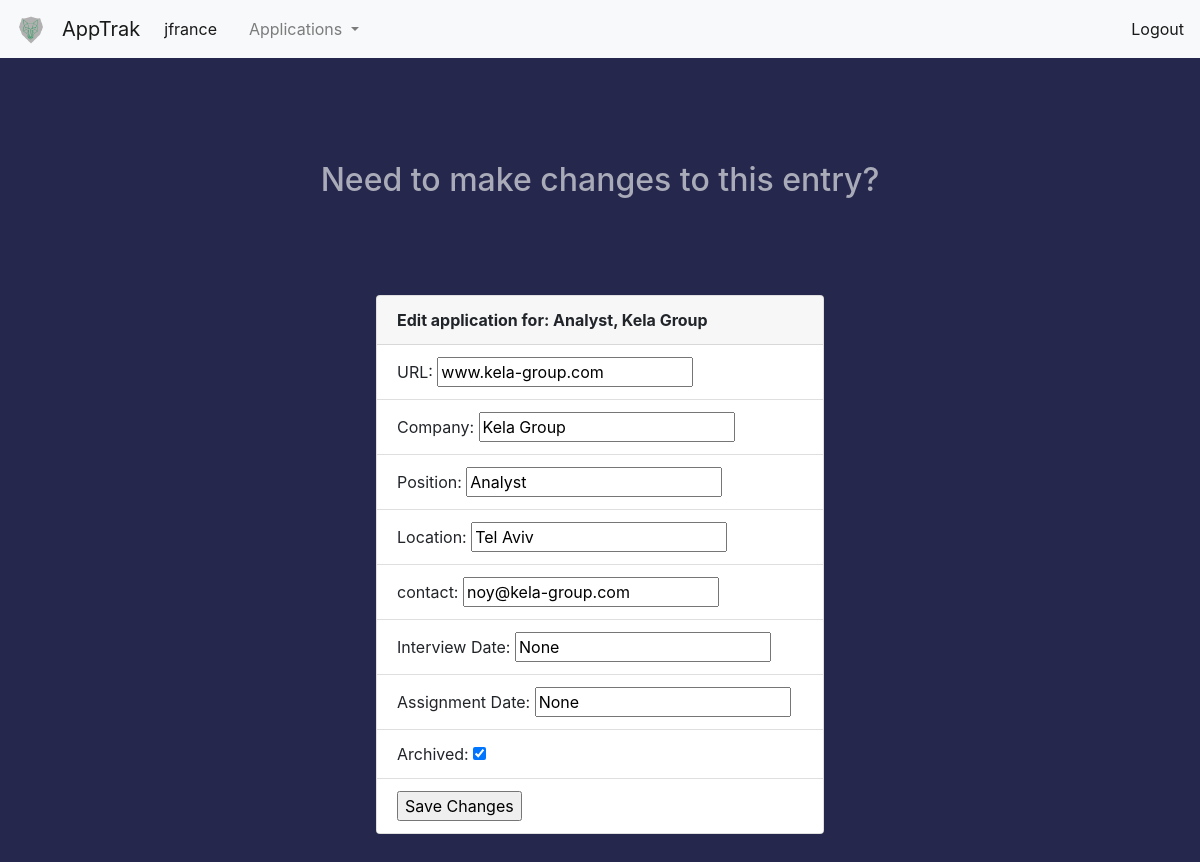
Page /total-app-edit/7 (signed in) on the committed database.
### apptrak/blueprints/auth/models.py (models this page shows, shortened)
class User(UserMixin, db.Model):
    id = db.Column(db.Integer, primary_key=True)
    name = db.Column(db.String(100))
    username = db.Column(db.String, unique=True)
    email = db.Column(db.String, unique=True)
    password = db.Column(db.String(40))
    job_applications = db.relationship('JobApplication', backref='user')

### apptrak/blueprints/jobapps/models.py (models this page shows, shortened)
class JobApplication(db.Model):
    id = db.Column(db.Integer, primary_key=True)
    date_added = db.Column(db.Date)
    company = db.Column(db.String(30))
    position = db.Column(db.String(50))
    location = db.Column(db.String(50))
    url = db.Column(db.String, unique=True)
    contact = db.Column(db.String)
    interview = db.Column(db.Boolean)
    called_back = db.Column(db.Boolean, default=False)
    interview_date = db.Column(db.String)
    assignment = db.Column(db.Boolean, default=False)
    assignment_date = db.Column(db.String)
    archived = db.Column(db.Boolean, default=False)
    top_job = db.Column(db.Boolean, default=False)                            # TODO irrelevent column, delete when upgrading db
    user_id = db.Column(db.Integer, db.ForeignKey('user.id'))
    @classmethod
    def get_job(cls, job_id):
        job = cls.query.filter_by(id=job_id).first()
        return job

### apptrak/blueprints/jobapps/views.py (the view, shortened to what this page needs)
@jobapps.route('/total-app-edit/<app_id>', methods=['GET', 'POST'])
@login_required
def total_app_edit(app_id):
    job_object = JobApplication.get_job(app_id)
    return flask.render_template('edit-app-info.html', app=job_object)

### apptrak/blueprints/auth/models.py (called while the page is built)
@login_mgr.user_loader
def load_user(user_id):
    return User.query.get(user_id)

### apptrak/blueprints/jobapps/templates/edit-app-info.html (shortened to what this page needs)
{% extends 'base.html' %}
{% block body %}
    <h2 class="card_wrapper">Need to make changes to this entry?</h2>
     <form action="/total-app-edit/{{ app.id }}" method="post">
        <div class="card_wrapper">
            <div class="card d-flex justify-content-center" style="width: 28rem;">
                <div class="card-header">
                    <b>Edit application for: {{ app.position }}, {{ app.company }}</b>
                </div>
                <ul class="list-group list-group-flush">
                    <li class="list-group-item">URL:     <input type="text" id="url" name="url" value="{{ app.url }}"></li>
                    <li class="list-group-item">Company: <input type="text" id="company" name="company" value="{{ app.company }}"></li>
                    <li class="list-group-item">Position: <input type="text" id="position" name="position" value="{{ app.position }}"></li>
                    <li class="list-group-item">Location: <input type="text" id="location" name="location" value="{{ app.location }}"></li>
                    <li class="list-group-item">contact: <input type="text" id="contact" name="contact" value="{{ app.contact }}"></li>
                    <li class="list-group-item">Interview Date: <input type="text" id="interview_date" name="interview_date" value="{{ app.interview_date }}"> </li>
                    <li class="list-group-item">Assignment Date: <input type="text" id="assignment_date" name="assignment_date" value="{{ app.assignment_date }}"></li>
                    <li class="list-group-item">Archived: <input type="checkbox" id="archived" name="archived" {% if app.called_back %}checked{% endif %}></li>
                    <li class="list-group-item"><input type="submit" value="Save Changes"> </li>
                 </ul>
             </div>
        </div>
    </form>
{% endblock %}

### apptrak/templates/base.html (shortened to what this page needs)
<!DOCTYPE html>
<html>
<head>
  <link rel="stylesheet" href="https://stackpath.bootstrapcdn.com/bootstrap/4.5.1/css/bootstrap.min.css">
</head>
<body>
    <nav class="navbar navbar-expand-lg navbar-light bg-light fixed-top">
         <a class="navbar-brand" href="">
             <img src="{{ url_for('static', filename='/images/logo.png') }}" width="30" height="30" alt="" loading="lazy">
         </a>
      <a class="navbar-brand" href="#">AppTrak</a>
      <div class="collapse navbar-collapse" id="navbarNav">
        <ul class="navbar-nav">
          <li class="nav-item active">
            <a class="nav-link" href="{{ url_for('auth.user_info') }}">{% if current_user.is_authenticated %}{{ current_user.username }}{% endif %} <span class="sr-only">(current)</span></a>
          </li>
          <li class="nav-item">
            <a class="nav-link" href="{{ url_for('auth.user_info') }}"></a>
          </li>
          {% if not current_user.is_anonymous %}
          <li class="nav-item dropdown">
              <a class="nav-link dropdown-toggle" href="#" id="navbarDropdown" role="button" data-toggle="dropdown" aria-haspopup="true" aria-expanded="false">
                Applications
              </a>
          </li>
          {% endif %}
        </ul>
      </div>
        <span class="navbar-text">
            {% if current_user.is_anonymous %}
            <a href="{{ url_for('auth.login') }}">Login</a>
            {% else %}
            <a href="{{ url_for('auth.logout') }}">Logout</a>
            {% endif %}
         </span>
    </nav>
<div class="container-fluid dynamic-body">
      {% block body %}
      {% endblock %}
</div>
</body>
</html>

### apptrak/templates/base.html (style rules this page uses)
body { padding-top: 65px; background-color: #25274D; }
h1, h2, h3, h4, p, label { color: #AAABB8; }
.card_wrapper { margin: 3em; display: flex; justify-content: center; align-items: center; }

### rows in the picture
User: username "jfrance"
JobApplication: position "Analyst", company "Kela Group", url "www.kela-group.com", location "Tel Aviv", contact "noy@kela-group.com", interview_date "None", assignment_date "None", called_back "☑"
